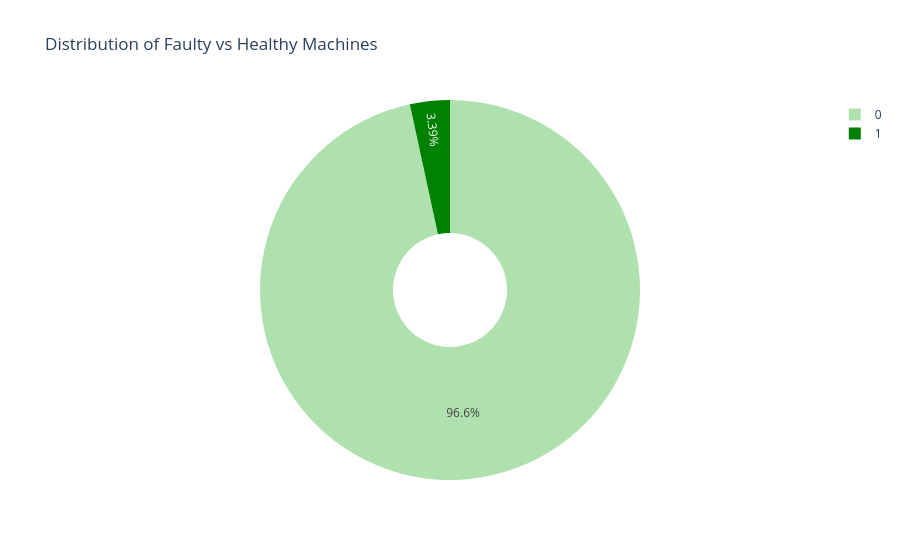

Here is the notebook cell this chart was saved with:
### Code cell
import plotly.express as px

fig = px.pie(
    dataset,
    names='Target',
    title='Distribution of Faulty vs Healthy Machines',
    color='Target',
    hole=0.3,
    color_discrete_sequence=["#AFE1AF", "green"]
)
fig.show()

### Figure 1 — Plotly figure (JSON) as saved in the notebook; plotly's stock layout.template omitted (floating-point values rounded to 4 significant figures; data arrays with more than 128 entries replaced by an {"elided": "..."} marker saying what was removed)
{"data": [{"customdata": {"elided": "10000x1 int values"}, "domain": {"x": [0, 1], "y": [0, 1]}, "hole": 0.3, "hovertemplate": "Target=%{customdata[0]}<extra></extra>", "labels": {"elided": "10000 int values"}, "legendgroup": "", "marker": {"colors": {"elided": "10000 str values"}}, "name": "", "showlegend": true, "type": "pie"}], "layout": {"legend": {"tracegroupgap": 0}, "piecolorway": ["#AFE1AF", "green"], "title": {"text": "Distribution of Faulty vs Healthy Machines"}}}
